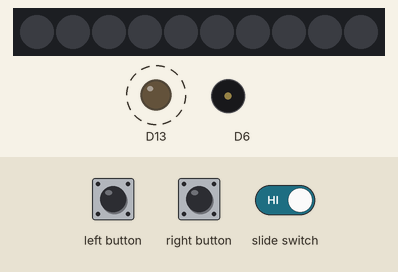
Recording of a sketch running on a simulated Adafruit Circuit Playground Express. On the bench: 10 RGB LEDs in strip order, left to right, output pins drawn as LEDs (lit = HIGH), buzzer (waves = sounding). Dashed ring = blinking. Inputs (shaded band) come from the test bench. What the sketch prints to the serial monitor is not drawn.

Above: at 2.8 s.
2.9 s: slide switch set LOW
At 3.7 s:
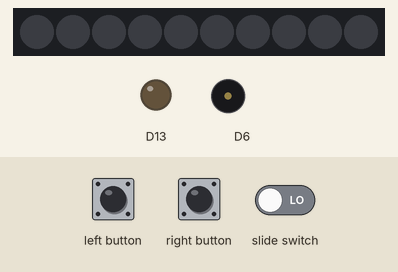
4.4 s: left button pressed for 1.2 s
Timing chart, 0 to 7.4 s (numbered marks = the images above; inputs shaded):
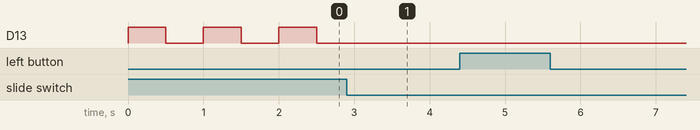

Measured:
- after the input at 2.9 s, D13: stays LOW (without the input it goes to HIGH after 0.10 s)
- by itself, D13: alternates HIGH for 0.50 s and LOW for 0.50 s

The sketch:

Circuit_Playground_Basics.ino
```cpp
#include <Adafruit_CircuitPlayground.h>
#include <Wire.h>
#include <SPI.h>
//---------------------
void setup()
{
    Serial.begin(9600);
  Serial.println("Circuit Playground test!");

  CircuitPlayground.begin();
}

void loop()
{
 if (CircuitPlayground.slideSwitch())
 {
CircuitPlayground.redLED(HIGH);
delay(500);
CircuitPlayground.redLED(LOW);
delay(500);
}
else{
 if (CircuitPlayground.leftButton()&&!CircuitPlayground.rightButton()) {
    CircuitPlayground.playTone(262, 2);
  }
if (CircuitPlayground.rightButton()&&!CircuitPlayground.leftButton()) {
    CircuitPlayground.playTone(523, 2);
  }

if(CircuitPlayground.rightButton()&& CircuitPlayground.leftButton())
{
  CircuitPlayground.playTone(350, 2);
}

}
 }
```
